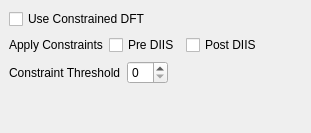
       <widget class="QWidget" name="AdvancedConstrainedDFT" >
        <layout class="QVBoxLayout" >
         <property name="margin" >
          <number>9</number>
         </property>
         <property name="spacing" >
          <number>6</number>
         </property>
         <item>
          <widget class="QCheckBox" name="cdft" >
           <property name="text" >
            <string>Use Constrained DFT</string>
           </property>
          </widget>
         </item>
         <item>
          <layout class="QHBoxLayout" >
           <property name="margin" >
            <number>0</number>
           </property>
           <property name="spacing" >
            <number>6</number>
           </property>
           <item>
            <widget class="QLabel" name="label_69" >
             <property name="text" >
              <string>Apply Constraints</string>
             </property>
            </widget>
           </item>
           <item>
            <widget class="QCheckBox" name="cdft_prediis" >
             <property name="text" >
              <string>Pre DIIS</string>
             </property>
            </widget>
           </item>
           <item>
            <widget class="QCheckBox" name="cdft_postdiis" >
             <property name="text" >
              <string>Post DIIS</string>
             </property>
            </widget>
           </item>
           <item>
            <spacer>
             <property name="orientation" >
              <enum>Qt::Horizontal</enum>
             </property>
             <property name="sizeHint" >
              <size>
               <width>40</width>
               <height>20</height>
              </size>
             </property>
            </spacer>
           </item>
          </layout>
         </item>
         <item>
          <layout class="QHBoxLayout" >
           <property name="margin" >
            <number>0</number>
           </property>
           <property name="spacing" >
            <number>6</number>
           </property>
           <item>
            <widget class="QLabel" name="label_65" >
             <property name="text" >
              <string>Constraint Threshold</string>
             </property>
            </widget>
           </item>
           <item>
            <widget class="QSpinBox" name="cdft_thresh" />
           </item>
           <item>
            <spacer>
             <property name="orientation" >
              <enum>Qt::Horizontal</enum>
             </property>
             <property name="sizeHint" >
              <size>
               <width>40</width>
               <height>20</height>
              </size>
             </property>
            </spacer>
           </item>
          </layout>
         </item>
         <item>
          <spacer>
           <property name="orientation" >
            <enum>Qt::Vertical</enum>
           </property>
           <property name="sizeHint" >
            <size>
             <width>20</width>
             <height>40</height>
            </size>
           </property>
          </spacer>
         </item>
        </layout>
       </widget>
